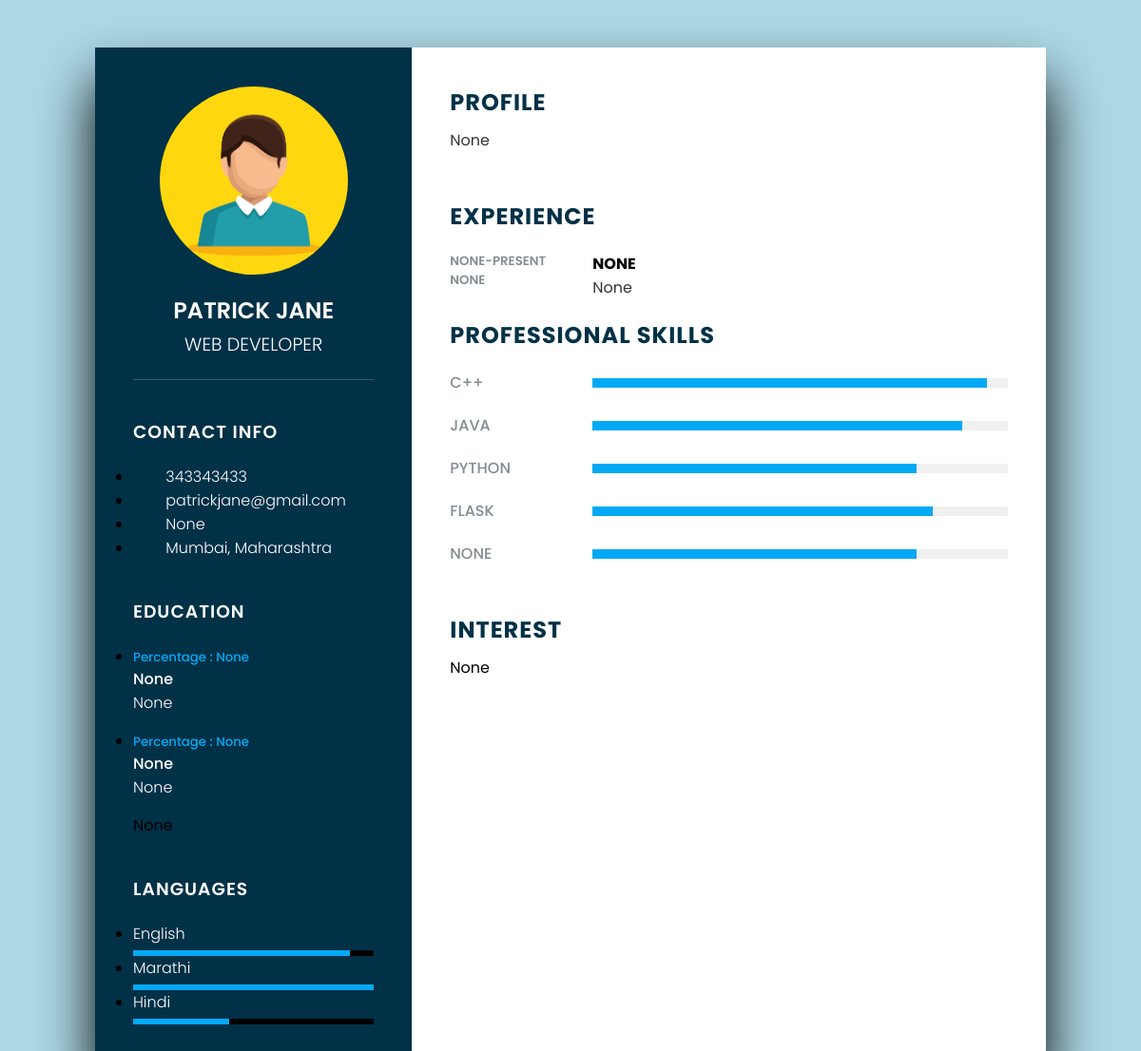
Screenshot of /show-resume/Patrick_Jane with the database file from the repository.
### app.py (models this page shows)
class Userresume(db.Model):
    id = db.Column(db.Integer , primary_key = True)
    username = db.Column(db.String(15))
    contactno = db.Column(db.Integer)
    emailaddr = db.Column(db.String(50))
    linkedin_url = db.Column(db.String(50))
    city = db.Column(db.String(50))
    state = db.Column(db.String(50))
    pfs1 = db.Column(db.String(15))
    pfs2 = db.Column(db.String(15))
    pfs3 = db.Column(db.String(15))
    pfs4 = db.Column(db.String(15))
    pfs5 = db.Column(db.String(15))
    interest = db.Column(db.String(200))
    l1 = db.Column(db.String(15))
    l2 = db.Column(db.String(15))
    l3 = db.Column(db.String(15))
    exp_joining_year = db.Column(db.Integer)
    exp_company_name = db.Column(db.String(50))
    exp_job_title = db.Column(db.String(50))
    exp_job_desc = db.Column(db.String(200))
    profile_desc = db.Column(db.String(200))
    name = db.Column(db.String(50))
    job_title = db.Column(db.String(50))
    percentage10 = db.Column(db.Integer)
    institute10 = db.Column(db.String(50))
    board10 = db.Column(db.String(50))
    percentage12 = db.Column(db.Integer)
    institute12 = db.Column(db.String(50))
    board12 = db.Column(db.String(50))
    others_education = db.Column(db.String(200))

### app.py (the view)
@app.route('/show-resume/<e>')
def viewresume(e):
    resume = Userresume.query.filter_by(username = e).first()
    return render_template('resume.html' , resume = resume)

### templates/resume.html (shortened to what this page needs)
<!DOCTYPE html>
<html lang="en">
<head>
    <link rel="stylesheet" href="/static/resume-style.css">
</head>
<body>
    <div class="container">
        <div class="left_side">
            <div class="profile">
                <div class="pfpImage">
                    <img src="/static/images/character-avatar.webp" alt="image" style="border: 1px solid #003147; border-radius: 100px;" alt: "profile pic">
                </div>
                <h2>{{resume.name}}<br><span>{{resume.job_title}}</span></h2>
            </div>
            <div class="contact_info">
                <h3 class="title">Contact Info</h3>
                <ul>
                    <li>
                        <span class="text">{{resume.contactno}}</span>
                    </li>
                    <li>
                        <span class="text">{{resume.emailaddr}}</span>
                    </li>
                    <li>
                        <span class="text">{{resume.linkedin_url}}</span>
                    </li>
                    <li>
                        <span class="text">{{resume.city}}, {{resume.state}}</span>
                    </li>
                </ul>
            </div>
            <div class="contact_info education">
                <h3 class="title">Education</h3>
                <ul>
                    <li>
                        <h5>Percentage : {{resume.percentage10}}</h5>
                        <h4>{{resume.institute10}}</h4>
                        <h4>{{resume.board10}}</h4>
                    </li>
                </ul>
                <ul>
                    <li>
                        <h5>Percentage : {{resume.percentage12}}</h5>
                        <h4>{{resume.institute12}}</h4>
                        <h4>{{resume.board12}}</h4>
                    </li>
                </ul>
                <ul><pre>{{resume.others_education}}</pre></ul>
            </div>
            <div class="contact_info language">
                <h3 class="title">Languages</h3>
                <ul>
                    <li>
                        <span class="text">{{resume.l1}}</span>
                        <span class="percent">
                            <div style="width: 90%;"></div>
                        </span>
                    </li>
                    <li>
                        <span class="text">{{resume.l2}}</span>
                        <span class="percent">
                            <div style="width: 100%;"></div>
                        </span>
                    </li>
                    <li>
                        <span class="text">{{resume.l3}}</span>
                        <span class="percent">
                            <div style="width: 40%;"></div>
                        </span>
                    </li>
                </ul>
            </div>
        </div>
        <div class="right_side">
            <div class="about">
                <h2 class="title2">Profile</h2>
                <p>{{resume.profile_desc}}</p>
            </div>
            <div class="about">
                <h2 class="title2">Experience</h2>
                <div class="box">
                    <div class="year_company">
                        <h5>{{resume.exp_joining_year}}-Present</h5>
                        <h5>{{resume.exp_company_name}}</h5>
                    </div>
                    <div class="text">
                        <h4>{{resume.exp_job_title}}</h4>
                        <p>{{resume.exp_job_desc}}</p>
                    </div>
                </div>
                <div class="about skills">
                    <h2 class="title2">Professional Skills</h2>
                    <div class="box">
                        <h4>{{resume.pfs1}}</h4>
                        <div class="percent">
                            <div style="width: 95%;"></div>
                        </div>
                    </div>
                    <div class="box">
                        <h4>{{resume.pfs2}}</h4>
                        <div class="percent">
                            <div style="width: 89%;"></div>
                        </div>
                    </div>
                    <div class="box">
                        <h4>{{resume.pfs3}}</h4>
                        <div class="percent">
                            <div style="width: 78%;"></div>
                        </div>
                    </div>
                    <div class="box">
                        <h4>{{resume.pfs4}}</h4>
                        <div class="percent">
                            <div style="width: 82%;"></div>
                        </div>
                    </div>
                    <div class="box">
                        <h4>{{resume.pfs5}}</h4>
                        <div class="percent">
                            <div style="width: 78%;"></div>
                        </div>
                    </div>
                </div>
                <div class="about interest">
                    <h2 class="title2">Interest</h2>
                    <pre>{{resume.interest}}</pre>
                </div>
            </div>
        </div>
    </div>
</body>
</html>

### static/resume-style.css (style rules this page uses)
* { margin: 0; padding: 0; box-sizing: border-box; font-family: 'Poppins', sans-serif; }
body { background: lightblue; display: flex; justify-content: center; align-items: center; min-height: 100vh; }
.container { position: relative; padding: 0; margin: 50px; width: 100%; max-width: 1000px; min-height: 1000px; background: #fff; display: grid; grid-template-columns: 1fr 2fr; box-shadow: 0 35px 55px rgba(0,0,0,1) ; }
.container .left_side { position: relative; background: #003147; padding: 40px; }
.profile { position: relative; display: flex; flex-direction: column; align-items: center; padding-bottom: 20px; border-bottom: 1px solid rgba(255,255,255,0.2); }
.profile .pfpImage { position: relative; width: 200px; height: 200px; border-radius: 50%; overflow: hidden; }
.profile .pfpImage img { position: absolute; top: 0; left: 0; width: 100%; height: 100%; object-fit: cover; }
.profile h2 { color: #fff; font-size: 1.5em; margin-top: 20px; text-transform: uppercase; text-align: center; font-weight: 600; line-height: 1.4em; }
.profile h2 span { font-size: 0.8em; font-weight: 300; }
.contact_info { padding-top: 40px; }
.title { color: #fff; text-transform: uppercase; font-weight: 600; letter-spacing: 1px; margin-bottom: 20px; }
.contact_info ul { position: relative; }
.contact_info ul li span { color: #fff; font-weight: 300; }
.contact_info.education li { margin-bottom: 15px; }
.contact_info.education h5 { color: #03a9f4; font-weight: 500; }
.contact_info.education h4:nth-child(2) { color: #fff; font-weight: 500; }
.contact_info.education h4 { color: #fff; font-weight: 300; }
.contact_info .percent { position: relative; width: 100%; height: 6px; background-color: black; display: block; margin-top: 5px; }
.contact_info .percent div { position: absolute; top: 0; left: 0; height: 100%; background: #03a9f4; }
.container .right_side { position: relative; background: #fff; padding: 40px; }
.about { margin-bottom: 50px; }
.about:last-child { margin-bottom: 0; }
.title2 { color: #003147; text-transform: uppercase; letter-spacing: 1px; margin-bottom: 10px; }
p { color: #333; }
.about .box { display: flex; flex-direction: row; margin: 20px 0; }
.about .box .year_company { min-width: 150px; }
.about .box .year_company h5 { text-transform: uppercase; color: #848c90; font-weight: 600; }
.about .box h4 { text-transform: uppercase; font-size: 16px; }
.skills .box { position: relative; width: 100%; display: grid; grid-template-columns: 150px 1fr; justify-content: center; align-items: center; }
.skills .box h4 { text-transform: uppercase; color: #848c90; font-weight: 500; }
.skills .box .percent { position: relative; width: 100%; height: 10px; background: #f0f0f0; }
.skills .box .percent div { position: absolute; top: 0; left: 0; height: 100%; background: #03a9f4; }

### rows the page displays
Userresume: name "PATRICK JANE", job_title "WEB DEVELOPER", contactno "343343433", emailaddr "patrickjane@gmail.com", linkedin_url "None", city "Mumbai", state "Maharashtra", percentage10 "None", institute10 "None", board10 "None", percentage12 "None", institute12 "None", board12 "None", others_education "None", l1 "English", l2 "Marathi", l3 "Hindi", profile_desc "None", exp_joining_year "NONE", exp_company_name "NONE", exp_job_title "NONE", exp_job_desc "None", pfs1 "C++", pfs2 "JAVA", pfs3 "PYTHON", pfs4 "FLASK", pfs5 "NONE", interest "None"
